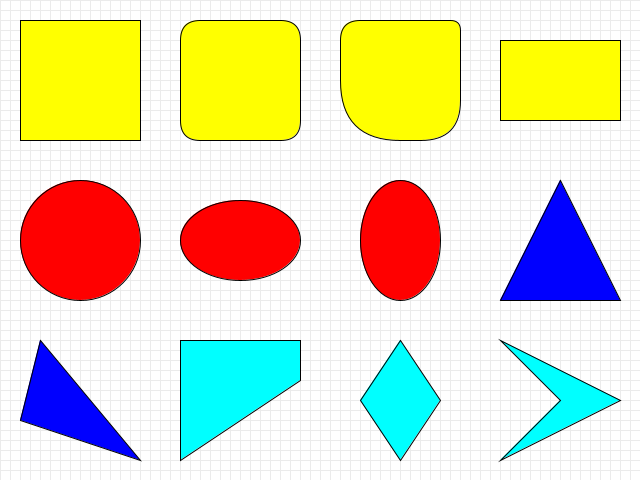
Frame 1 (no input)
Frame 60 (the mouse pressed at the canvas centre just before this capture): identical to frame 1, image omitted
Frame 120 (the mouse held since frame 60 and released just before this capture): identical to frame 1, image omitted

The Processing sketch that drew this single still picture (run headless with seeded random() and noise(); from frame 60 on, the mouse is pressed at the canvas centre):

// Processing sketch: sketch_05_basic_shapes
// ── sketch_05_basic_shapes.pde
void setup() {
    size( 640, 480 );
    smooth();
}

void draw() {
    background( 255 );
    drawGrid();

    stroke( 0 );

    // rectangles(yellow)
    fill( 255, 255, 0 );
    rect( 20, 20, 120, 120 );   // top-left point, width, height
    rect( 180, 20, 120, 120, 20 );
    rect( 340, 20, 120, 120, 20, 10, 40, 80 );
    rect( 500, 40, 120, 80 );

    // ellipse(red)
    fill( 255, 0, 0 );
    ellipse( 80, 240, 120, 120 );   // center point, radius, radius
    ellipse( 240, 240, 120, 80 );
    ellipse( 400, 240, 80, 120 );

    // triangle(blue)
    fill( 0, 0, 255 );
    triangle( 560, 180, 620, 300, 500, 300 ); // x1, y1, x2, y2, x3, y3
    triangle( 40, 340, 140, 460, 20, 420 ); 

    // quads(cyan)
    fill( 0, 255, 255 );
    quad( 180, 340, 300, 340, 300, 380, 180, 460 ); // x1, y1, x2, y2, x3, y3, x4, y4
    quad( 400, 340, 440, 400, 400, 460, 360, 400 );
    quad( 500, 340, 620, 400, 500, 460, 560, 400 );

}

void drawGrid() {
    stroke( 235 );

    for (int i = 0; i < height / 10; i++ ) {
        line( 0, i * 10, width, i * 10);
    }

    for( int i = 0; i < width / 10; i++ ) {
        line( i * 10, 0, i * 10, height );
    }

}
